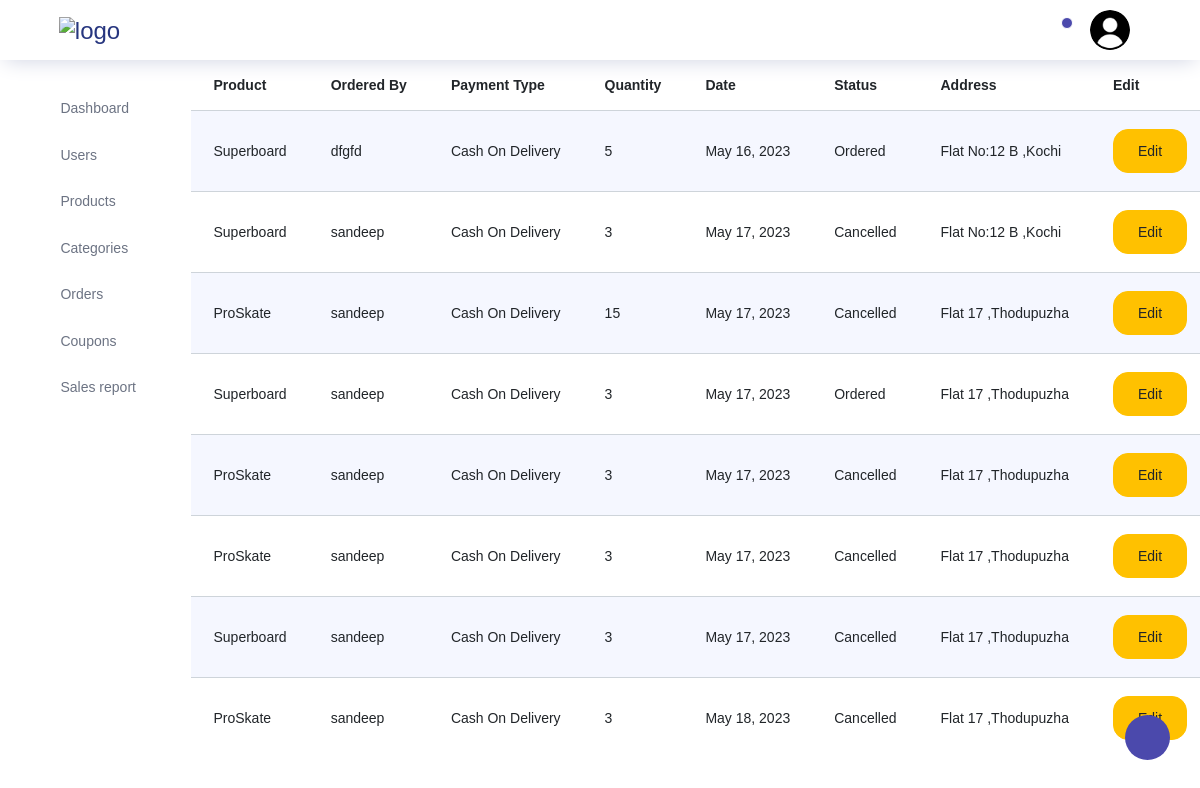
/storeadmin/orders/, run on the app's committed database.
### store/models.py (models this page shows)
class Orders(models.Model):
    user=models.ForeignKey(Customers,on_delete=models.CASCADE)
    product=models.ForeignKey(Products,on_delete=models.CASCADE)
    address=models.ForeignKey(Address,on_delete=models.CASCADE)
    orderdate=models.DateField(auto_now_add=True)
    orderstatus=models.CharField(max_length=200,default="pending")
    ordertype=models.CharField(max_length=200)
    quantity=models.PositiveIntegerField()

class Products(models.Model):
    name=models.CharField(max_length=200,unique=True)
    price = models.DecimalField(max_digits=10, decimal_places=2)
    quantity=models.IntegerField(max_length=200)
    category=models.ForeignKey(Category,on_delete=models.CASCADE)
    description=models.TextField(blank=True)
    image1=models.ImageField(upload_to='store/products/', blank=True)
    image2=models.ImageField(upload_to='store/products/', blank=True)
    image3=models.ImageField(upload_to='store/products/', blank=True)
    image4=models.ImageField(upload_to='store/products/', blank=True)

class Customers(models.Model):
    username=models.CharField(max_length=200,unique=True)
    name=models.CharField(max_length=200)
    email=models.CharField(max_length=200)
    phonenumber=models.IntegerField(max_length=200)
    password=models.CharField(max_length=200)
    repassword=models.CharField(max_length=200)
    isblocked=models.BooleanField(default=False)

class Address(models.Model):
    customer=models.ForeignKey(Customers,on_delete=models.CASCADE)
    country=models.CharField(max_length=200)
    state=models.CharField(max_length=200)
    district=models.CharField(max_length=200)
    locality=models.CharField(max_length=200)
    house=models.CharField(max_length=200)
    pincode=models.PositiveIntegerField()

### storeadmin/views.py (the view)
# urls.py: path("orders/",views.orders,name="admin_orders"),
def orders(request):
    orderobjs=Orders.objects.all()
    return render(request,"storeadmin/orders/orders.html",{"orderobjs":orderobjs})

### storeadmin/templates/storeadmin/orders/orders.html (shortened to what this page needs)
{% extends 'storeadmin/index.html' %}
{% block content %}
<div class="container-fluid">
    <div class="row">
        <table class="table table-striped">
          <thead>
            <tr>
              <th>Product</th>
              <th>Ordered By</th>
              <th>Payment Type</th>
              <th>Quantity</th>
              <th>Date</th>
              <th>Status</th>
              <th>Address</th>
              <th>Edit</th>
            </tr>
          </thead>
          <tbody>
            {% for item in orderobjs %}
            <tr>
              <td>{{ item.product.name }}</td>
              <td>{{ item.user.name }}</td>
              <td>{{ item.ordertype }}</td>
              <td>{{ item.quantity }}</td>
              <td>{{ item.orderdate }}</td>
              <td>{{ item.orderstatus }}</td>
              <td>{{ item.address.house }} ,{{ item.address.locality }}</td>
              <td><a href={% url 'admin_editorderstatus' item.id %}><button class="btn edit-btn btn-warning">Edit</button></a></td>
            </tr>
            {% endfor %}
          </tbody>
        </table>
    </div>
</div>
{% endblock content %}

### data on the page
Orders: product.name "Superboard", user.name "dfgfd", ordertype "Cash On Delivery", quantity "5", orderdate "May 16, 2023", orderstatus "Ordered", address.house "Flat No:12 B", address.locality "Kochi"
Orders: product.name "Superboard", user.name "sandeep", ordertype "Cash On Delivery", quantity "3", orderdate "May 17, 2023", orderstatus "Cancelled", address.house "Flat No:12 B", address.locality "Kochi"
Orders: product.name "ProSkate", user.name "sandeep", ordertype "Cash On Delivery", quantity "15", orderdate "May 17, 2023", orderstatus "Cancelled", address.house "Flat 17", address.locality "Thodupuzha"
Orders: product.name "Superboard", user.name "sandeep", ordertype "Cash On Delivery", quantity "3", orderdate "May 17, 2023", orderstatus "Ordered", address.house "Flat 17", address.locality "Thodupuzha"
Orders: product.name "ProSkate", user.name "sandeep", ordertype "Cash On Delivery", quantity "3", orderdate "May 17, 2023", orderstatus "Cancelled", address.house "Flat 17", address.locality "Thodupuzha"
Orders: product.name "ProSkate", user.name "sandeep", ordertype "Cash On Delivery", quantity "3", orderdate "May 17, 2023", orderstatus "Cancelled", address.house "Flat 17", address.locality "Thodupuzha"
Orders: product.name "Superboard", user.name "sandeep", ordertype "Cash On Delivery", quantity "3", orderdate "May 17, 2023", orderstatus "Cancelled", address.house "Flat 17", address.locality "Thodupuzha"
Orders: product.name "ProSkate", user.name "sandeep", ordertype "Cash On Delivery", quantity "3", orderdate "May 18, 2023", orderstatus "Cancelled", address.house "Flat 17", address.locality "Thodupuzha"
